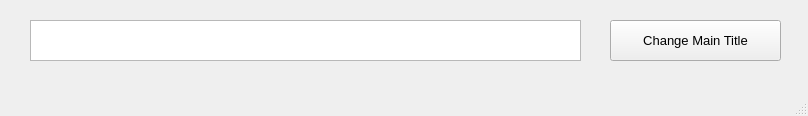
<?xml version="1.0" encoding="UTF-8"?>
<ui version="4.0">
 <class>MainWindow</class>
 <widget class="QMainWindow" name="MainWindow">
  <property name="geometry">
   <rect>
    <x>0</x>
    <y>0</y>
    <width>808</width>
    <height>116</height>
   </rect>
  </property>
  <property name="windowTitle">
   <string>MainWindow</string>
  </property>
  <widget class="QWidget" name="centralwidget">
   <widget class="QTextEdit" name="textEditPrepareMainTitle">
    <property name="geometry">
     <rect>
      <x>30</x>
      <y>20</y>
      <width>551</width>
      <height>41</height>
     </rect>
    </property>
    <property name="font">
     <font>
      <pointsize>10</pointsize>
     </font>
    </property>
   </widget>
   <widget class="QPushButton" name="pushButtonMainTitleSet">
    <property name="geometry">
     <rect>
      <x>610</x>
      <y>20</y>
      <width>171</width>
      <height>41</height>
     </rect>
    </property>
    <property name="font">
     <font>
      <pointsize>10</pointsize>
     </font>
    </property>
    <property name="text">
     <string>Change Main Title</string>
    </property>
   </widget>
  </widget>
  <widget class="QMenuBar" name="menubar">
   <property name="geometry">
    <rect>
     <x>0</x>
     <y>0</y>
     <width>808</width>
     <height>17</height>
    </rect>
   </property>
  </widget>
  <widget class="QStatusBar" name="statusbar"/>
 </widget>
 <resources/>
 <connections/>
</ui>
